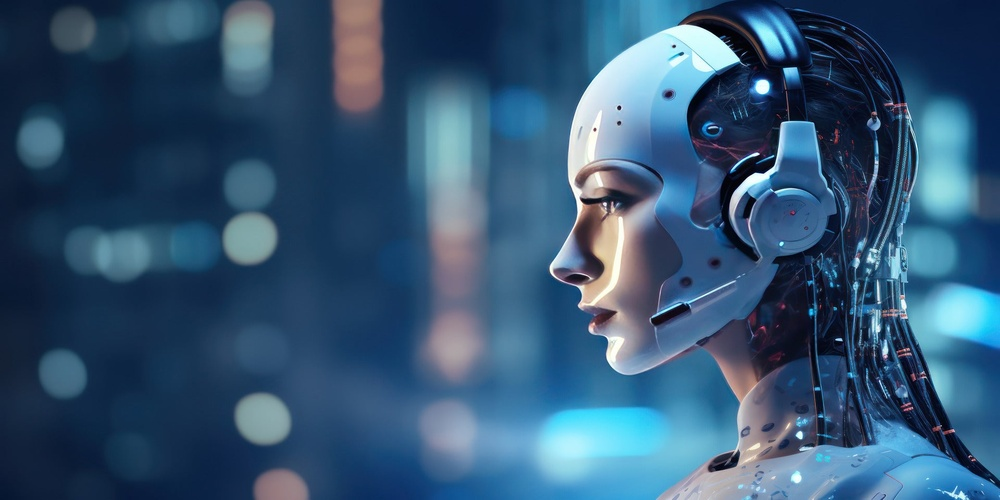
#> input picture Notebook/Digital image processing/ai.jpeg, 1000 x 500 px, shrunk from 1920 x 960 before the run
$ jupyter execute lab3.ipynb
#> lines starting #> are read from the running program, lines starting #| are printed output that depends on the picture; after the words box and inside, x2 and y2 are one past the last pixel; in counts of white or black regions, pixels touching at a corner belong together
[cell 1]
import cv2
import numpy as np
import matplotlib.pyplot as plt

[cell 2]
# Read the image
Irgb = cv2.imread('ai.jpeg')
#> Irgb is the input picture: shape (500, 1000, 3); mean B, G, R 115.3, 85.8, 52.3
Irgb = cv2.cvtColor(Irgb, cv2.COLOR_BGR2RGB)  # Convert BGR to RGB for displaying

# Display the RGB image
plt.figure()
plt.imshow(Irgb)
plt.title('Original Image')
plt.show()

# Convert to grayscale and calculate the standard deviation
Igray = cv2.cvtColor(Irgb, cv2.COLOR_RGB2GRAY).astype(np.float64)
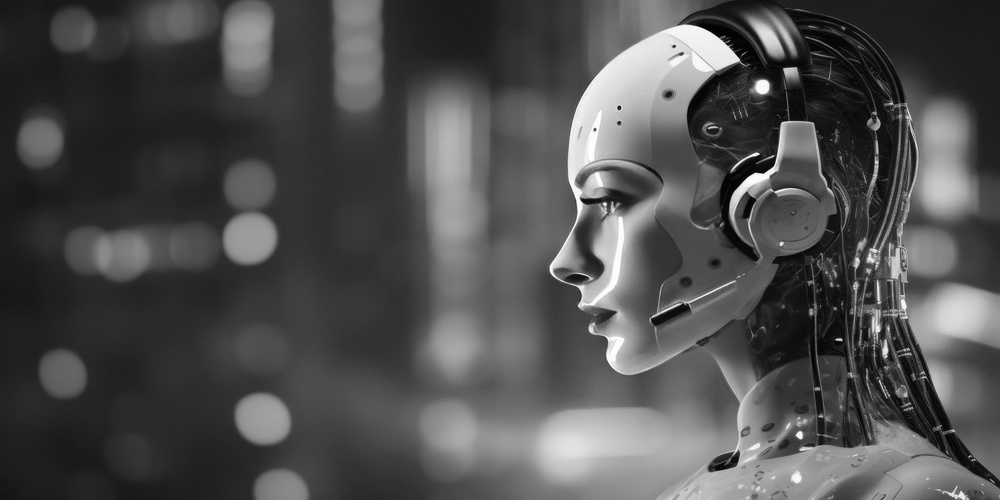
#> Igray: shape (500, 1000) float64; min 1, max 255, mean 79.1
std_1 = np.std(Igray)
#> std_1 = 50.98

# Display grayscale image
plt.figure()
plt.imshow(Igray, cmap='gray')
plt.title('Grayscale Image')
plt.show()

# Modify the grayscale image and calculate the new standard deviation
Igray = 1.3 * Igray
std_2 = np.std(Igray)
#> std_2 = 66.28

# Display the modified grayscale image
plt.figure()
plt.imshow(Igray, cmap='gray')
plt.title('Modified Grayscale Image')
plt.show()

# Display histogram of the grayscale image
plt.figure()
plt.hist(Igray.ravel(), bins=256, range=[0,256])
plt.title('Histogram of Grayscale Image')
plt.show()
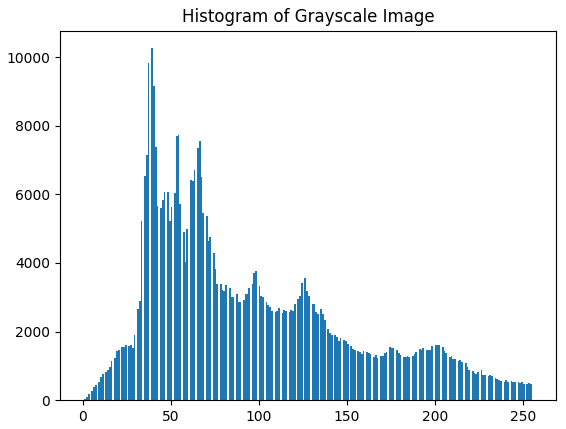
#> figure drawn by matplotlib, 1 panel; tallest bar 10258 high, from x = 39 to 40

# Thresholding
ort1 = np.mean(Igray)
#> ort1 = 102.9
Igray[Igray < 125] = 0
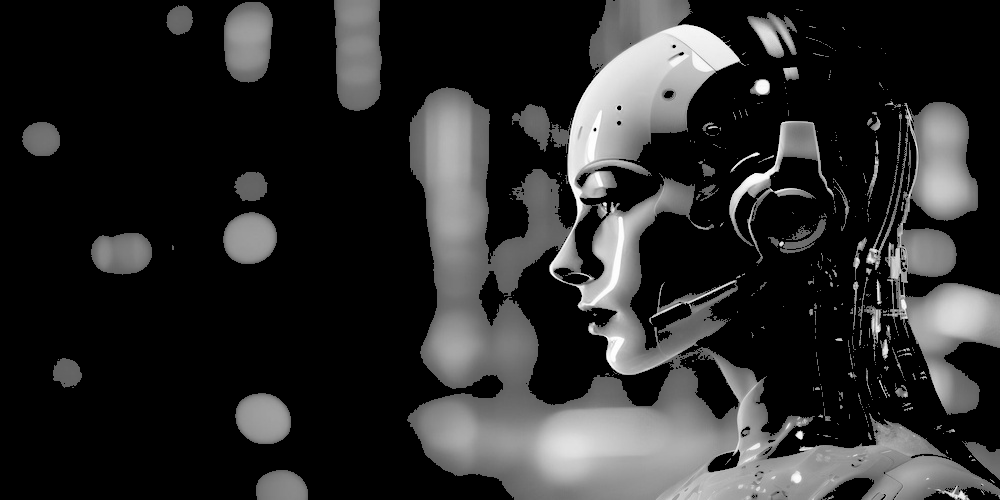
#> Igray: shape (500, 1000) float64; min 0, max 331.5, mean 57; drawn with min black and max white
Igray[Igray >= 125] = 1
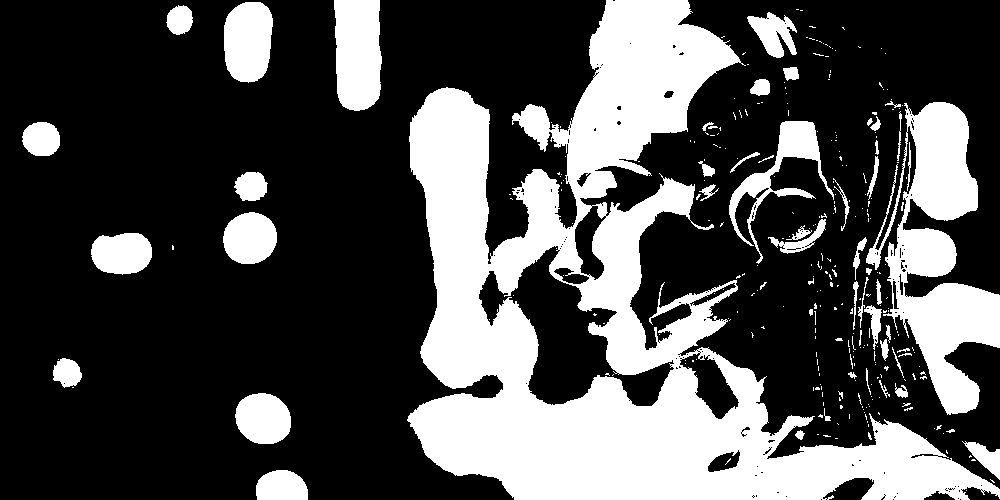
#> Igray: shape (500, 1000) float64; values 0 (black) and 1 (white), 30.4% white; 306 white regions (251 under 20 px), largest, box (x1, y1, x2, y2) and area: (407, 0, 1000, 500) 105548, (866, 102, 1000, 415) 17870, (334, 0, 382, 111) 4710

# Display the binary image
plt.figure()
plt.imshow(Igray, cmap='gray')
plt.title('Binary Image')
plt.show()

# Calculate new standard deviation and display the image
std_1 = np.std(Igray)
#> std_1 = 0.46
Igray = Igray + 40  # Adding constant to the binary image

ort2 = np.mean(Igray)
#> ort2 = 40.3
std_2 = np.std(Igray)
#> std_2 = 0.46

# Display the final modified image
plt.figure()
plt.imshow(Igray, cmap='gray')
plt.title('Final Modified Image')
plt.show()
